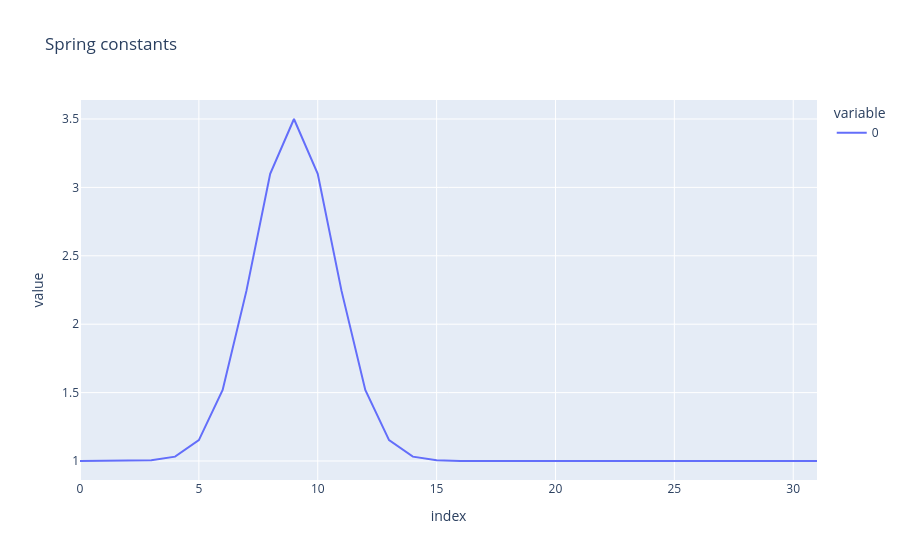
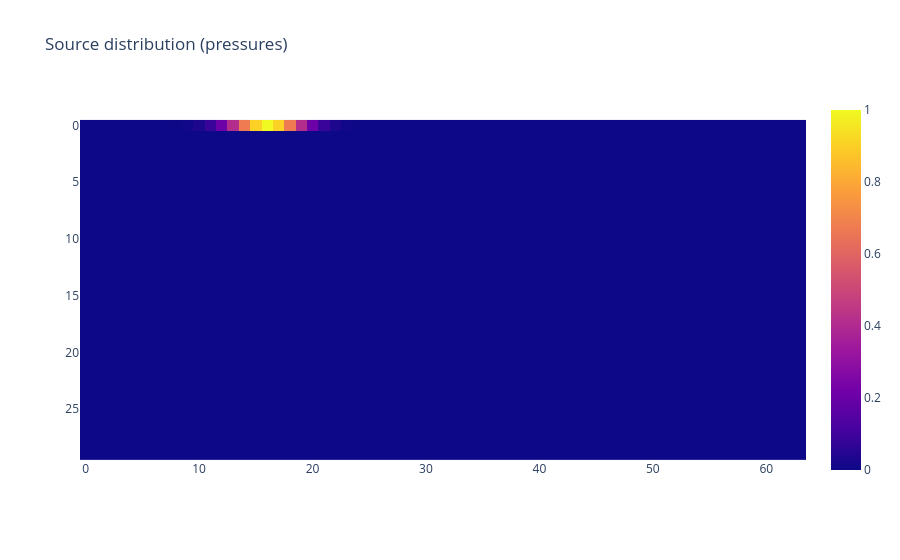
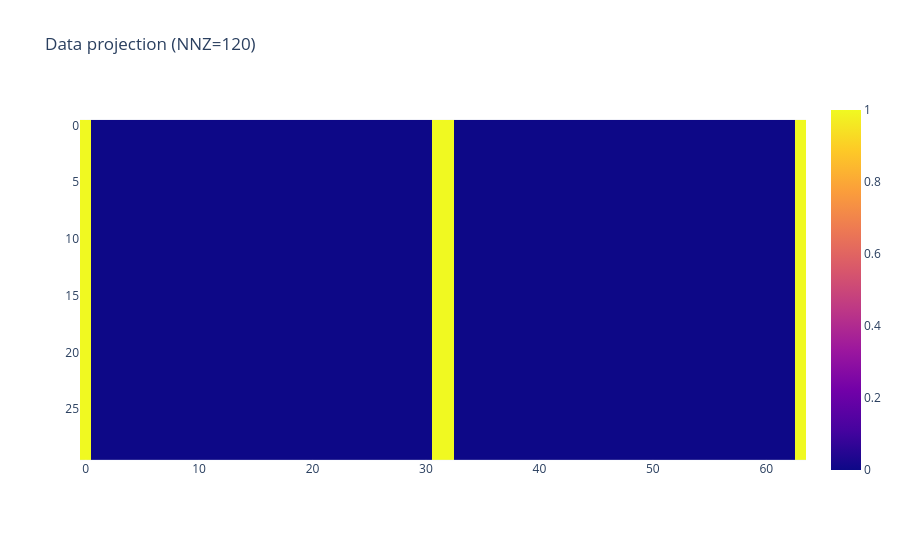
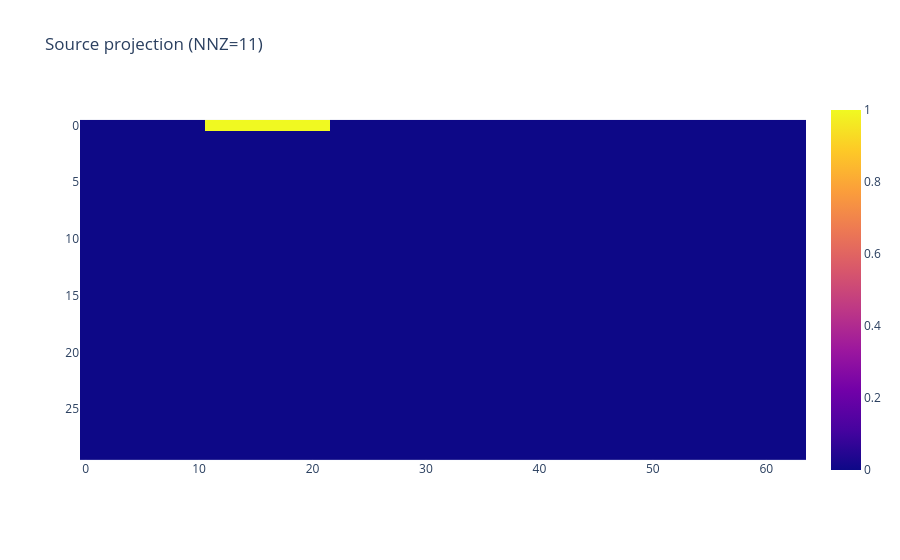

These figures' notebook cell, in order:
### Code cell
#k0 = 1 + (a0_a+a0_b) * g0_a + a0_b * g0_b                       # Spring constants GT
k0 = 1 + a0_b * g0_b
# k0 = np.ones(N0)
#k0 = np.random.rand(N0)
display(px.line(k0, title='Spring constants'))

# Source distribution
b0 = np.zeros((T, N))       
b0[0, :N0] += Gaussian3D(0.1, np.arange(N0), x0=N0//2)       # Initial position
#b0[0, :N0] += Ricker3D(7/(2**n), np.arange(N0), x0=N0//2.8)         # Initial position
display(px.imshow(b0[:N0], title='Source distribution (pressures)'))

# Data points (all times)
gap = N // 2
p_x = np.zeros((T, N))                                          # Data projection
p_x += np.tile(np.tile(np.hstack([np.ones(1), np.zeros(gap-2), np.ones(1)]), N//gap), (T, 1))
#p_x += np.ones((T, N))
display(px.imshow(p_x, title=f'Data projection (NNZ={np.count_nonzero(p_x)})'))

# Source points (initial time)
p_b = np.zeros((T, N))                                   
#p_b[0] += (b0[0] == b0[0].max()).astype(int) # Source projection
p_b[0] += (np.abs(b0[0])**2 >= 1e-3).astype(int)
#p_b[0] = np.ones(N)   # All sources
#p_b[0] += np.round(b0[0], 4)
#p_b[0] += np.ones(N)
#p_b += np.ones((T, N))  # Observe all components at all times and places
display(px.imshow(p_b, title=f'Source projection (NNZ={np.count_nonzero(p_b)})'))

### Figure 1 — Plotly figure (JSON) as saved in the notebook; plotly's stock layout.template omitted (floating-point values rounded to 4 significant figures)
{"data": [{"hovertemplate": "variable=0<br>index=%{x}<br>value=%{y}<extra></extra>", "legendgroup": "0", "line": {"color": "#636efa", "dash": "solid"}, "marker": {"symbol": "circle"}, "mode": "lines", "name": "0", "orientation": "v", "showlegend": true, "type": "scatter", "x": [0, 1, 2, 3, 4, 5, 6, 7, 8, 9, 10, 11, 12, 13, 14, 15, 16, 17, 18, 19, 20, 21, 22, 23, 24, 25, 26, 27, 28, 29, 30, 31], "xaxis": "x", "y": [1.0, 1.0, 1.0, 1.005, 1.032, 1.153, 1.519, 2.244, 3.1, 3.5, 3.1, 2.244, 1.519, 1.153, 1.032, 1.005, 1.0, 1.0, 1.0, 1.0, 1.0, 1.0, 1.0, 1.0, 1.0, 1.0, 1.0, 1.0, 1.0, 1.0, 1.0, 1.0], "yaxis": "y"}], "layout": {"legend": {"title": {"text": "variable"}, "tracegroupgap": 0}, "title": {"text": "Spring constants"}, "xaxis": {"anchor": "y", "domain": [0, 1], "title": {"text": "index"}}, "yaxis": {"anchor": "x", "domain": [0, 1], "title": {"text": "value"}}}}

### Figure 2 — Plotly figure (JSON) as saved in the notebook; plotly's stock layout.template omitted (floating-point values rounded to 4 significant figures; data arrays with more than 128 entries replaced by an {"elided": "..."} marker saying what was removed)
{"data": [{"coloraxis": "coloraxis", "hovertemplate": "x: %{x}<br>y: %{y}<br>color: %{z}<extra></extra>", "name": "0", "type": "heatmap", "xaxis": "x", "yaxis": "y", "z": {"elided": "30x64 float values"}}], "layout": {"coloraxis": {"colorscale": [[0, "#0d0887"], [0.1111, "#46039f"], [0.2222, "#7201a8"], [0.3333, "#9c179e"], [0.4444, "#bd3786"], [0.5556, "#d8576b"], [0.6667, "#ed7953"], [0.7778, "#fb9f3a"], [0.8889, "#fdca26"], [1, "#f0f921"]]}, "title": {"text": "Source distribution (pressures)"}, "xaxis": {"anchor": "y", "constrain": "domain", "domain": [0, 1], "scaleanchor": "y"}, "yaxis": {"anchor": "x", "autorange": "reversed", "constrain": "domain", "domain": [0, 1]}}}

### Figure 3 — Plotly figure (JSON) as saved in the notebook; plotly's stock layout.template omitted (floating-point values rounded to 4 significant figures; data arrays with more than 128 entries replaced by an {"elided": "..."} marker saying what was removed)
{"data": [{"coloraxis": "coloraxis", "hovertemplate": "x: %{x}<br>y: %{y}<br>color: %{z}<extra></extra>", "name": "0", "type": "heatmap", "xaxis": "x", "yaxis": "y", "z": {"elided": "30x64 float values"}}], "layout": {"coloraxis": {"colorscale": [[0, "#0d0887"], [0.1111, "#46039f"], [0.2222, "#7201a8"], [0.3333, "#9c179e"], [0.4444, "#bd3786"], [0.5556, "#d8576b"], [0.6667, "#ed7953"], [0.7778, "#fb9f3a"], [0.8889, "#fdca26"], [1, "#f0f921"]]}, "title": {"text": "Data projection (NNZ=120)"}, "xaxis": {"anchor": "y", "constrain": "domain", "domain": [0, 1], "scaleanchor": "y"}, "yaxis": {"anchor": "x", "autorange": "reversed", "constrain": "domain", "domain": [0, 1]}}}

### Figure 4 — Plotly figure (JSON) as saved in the notebook; plotly's stock layout.template omitted (floating-point values rounded to 4 significant figures; data arrays with more than 128 entries replaced by an {"elided": "..."} marker saying what was removed)
{"data": [{"coloraxis": "coloraxis", "hovertemplate": "x: %{x}<br>y: %{y}<br>color: %{z}<extra></extra>", "name": "0", "type": "heatmap", "xaxis": "x", "yaxis": "y", "z": {"elided": "30x64 float values"}}], "layout": {"coloraxis": {"colorscale": [[0, "#0d0887"], [0.1111, "#46039f"], [0.2222, "#7201a8"], [0.3333, "#9c179e"], [0.4444, "#bd3786"], [0.5556, "#d8576b"], [0.6667, "#ed7953"], [0.7778, "#fb9f3a"], [0.8889, "#fdca26"], [1, "#f0f921"]]}, "title": {"text": "Source projection (NNZ=11)"}, "xaxis": {"anchor": "y", "constrain": "domain", "domain": [0, 1], "scaleanchor": "y"}, "yaxis": {"anchor": "x", "autorange": "reversed", "constrain": "domain", "domain": [0, 1]}}}
